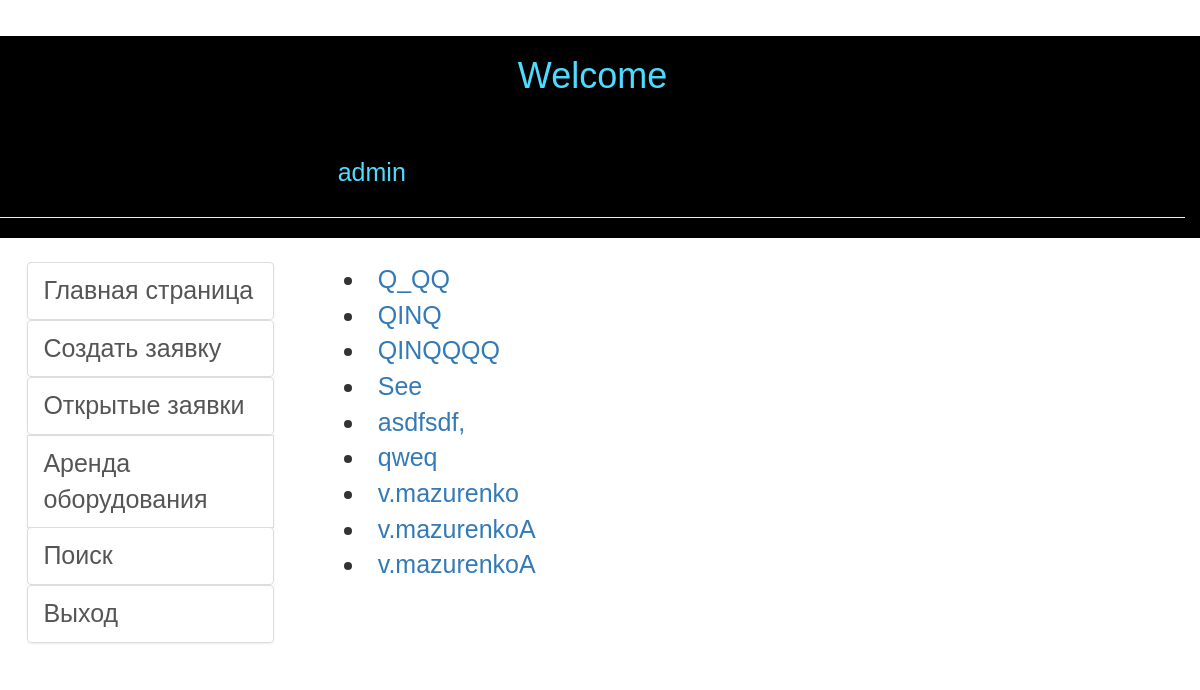
Screenshot of /blank/main (signed in) with the database file from the repository.
### blank/models.py (models this page shows, shortened)
class Profile(models.Model):
    date_creating = models.DateField(help_text='Дата регистрации', null=True, blank=True, default=now)
    name = models.CharField(help_text='Введите имя абонента', max_length=15)
    surname = models.CharField(help_text='Введите фамилию абонента',max_length=15)
    patronymic = models.CharField(help_text='Введите отчество абонента', max_length=20)
    address = models.CharField(help_text='Улица/Массив', max_length=20,)
    home = models.CharField(help_text='Введите номер дома', max_length=5)
    flat = models.CharField(help_text='Введите номер квартиры', max_length=5,)
    contact_number = models.CharField(help_text='Контактный номер абонента', max_length=30,)
    prefering_connection = models.DateField(help_text='Предпочитаемая дата подключения')
    datetimerange = models.DateField(help_text='Для фильтрации дат с отметками , ОТ -- К', null=True, blank=True, default=now)
    manager = models.ForeignKey(User,blank=True, null=True, on_delete=models.SET_NULL,)
    class Meta:
        permissions = (
            ("can_see_all_blank" , "View all blanks"),
                      )
    tarrif_plans = (
        ('Скоростной 40', 'Скоростной 40'),
        ('Скоростной 60', 'Скоростной 60'),
        ('Скоростной 80', 'Скоростной 80'),
        ('Скоростной 100', 'Скоростной 100'),
        ('Скоростной 120','Скоростной 120'),
        ('Скоростной 140', 'Скоростной 140'),
        ('Скоростной 160', 'Скоростной 160'),
        ('Скоростной 200', 'Скоростной 200'),
        ('Скоростной 240', 'Скоростной 240'),
    )
    tarrif = models.CharField(blank=True ,choices= tarrif_plans , null=True , max_length=15)
    blank_status = (
        ('Открыта', 'Открыта'),
        ('Закрыта', 'Закрыта'),
                    )
    status = models.CharField(max_length=15, choices=blank_status, blank=True , null=True)
    def get_absolute_url(self):
        return reverse('my-ticket', args=[str(self.id)])

### blank/views.py (the view)
class Main(generic.ListView):
    model = Profile
    paginate_by = 15
    template_name = 'main.html'
    def get_queryset(self):
        return Profile.objects.filter(manager=self.request.user)

### templates/main.html (shortened to what this page needs)
<!DOCTYPE html>
<html>
<head>
    {% load static %}
    <link rel="stylesheet" type="text/css" href="{% static 'startup/css/style.css' %}">
    <link rel="stylesheet" type="text/css" href="{% static 'startup/css/bootstrap.css' %}">
    <link rel="stylesheet" type="text/css" href="{% static 'startup/css/bootstrap-theme.css' %}">
    <link rel="stylesheet" type="text/css" href="{% static 'startup/css/bootstrap.min.css' %}">
</head>
<body>
	<div class="row" style="margin-right: 0;"> ]
	<div class="col-lg-12" style="background-color:black;">
		<h1 align="center" style="margin-bottom: 60px; color: #4ddbff; ">Welcome</h1>
		  		<div class='top'>
						{% if user.is_authenticated %}
	                	<h3 style="margin: 0 0 0 28.5%; color: #4ddbff;"> <p> {{user.get_username}}</h3>
						{% endif %}
				</div>
	            <hr>
	</div>
        {% block sidebar %}
  		<div class="col-lg-3 col-md-3 col-sm-4" style="margin-top:3vh">
  			<div class="navigation">
                <ul class="nav list-group">
                    <li>
                        <a class="list-group-item" href="{% url 'main' %}">Главная страница</a>
                    </li>
                    <li>
						<a class="list-group-item" href="{% url 'blank-create' %}">Создать заявку</a>
                    </li>
                    <li>
                        <a class="list-group-item" href="{% url 'statusopen' %}">Открытые заявки</a>
                    </li>
                        <a class="list-group-item" href="{% url 'tes' %}">Аренда оборудования</a>
                    <li>
                        <a class="list-group-item" href="{% url 'search' %}">Поиск</a>
                    </li>
                    <li>
                        <a class="list-group-item" href="{% url "logout"%}?next={{request.path}}">Выход</a>
                </li>
                </ul>
            </div>
        </div>
        {% endblock %}
        {% block content %}
        <div class="col-lg-9 pull-right col-md-9 col-sm-8" style="margin-top:3vh">
        	<div class="wrapper">
			{% for prof in profile_list %}
				<li>
					<a href="{{prof.get_absolute_url}}">{{prof.name}}</a>
				</li>
			{% endfor %}
	        </div>
	        <div class="col-lg-12 col-md-12 col-sm-12" style="margin-top: 10px;">
	        </div>
	      </div>
	</div>
    {% endblock %}
</body>
</html>

### static/startup/css/style.css (style rules this page uses)
* { box-sizing: border-box; -moz-box-sizing: border-box; -webkit-box-sizing: border-box; font-family: arial; }
.top>* { display: inline-block; }
.navigation { margin-left: 10%; }
.wrapper { padding-left: 40px; }
@media screen and (max-width: 1680px) { * { font-size: 17px; } }
@media screen and (max-width: 1280px) { * { font-size: 25px; } }

### rows the page displays
Profile: name "Q_QQ"
Profile: name "QINQ"
Profile: name "QINQQQQ"
Profile: name "See"
Profile: name "asdfsdf,"
Profile: name "qweq"
Profile: name "v.mazurenko"
Profile: name "v.mazurenkoA"
Profile: name "v.mazurenkoA"

### other values shown
{{ user.get_username }} "admin"
